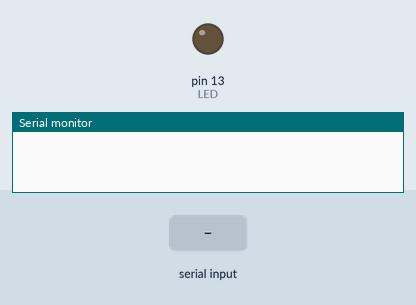
Recording of a sketch running on a simulated Arduino Uno, built with avr-gcc and run on an emulated ATmega328P. Shown: output pins drawn as LEDs (lit = HIGH), the last lines printed to the serial monitor. The test bench sets the inputs (shaded band).

Above: at 1.2 s.
1.3 s: "on\n" received over Serial
At 2.5 s:
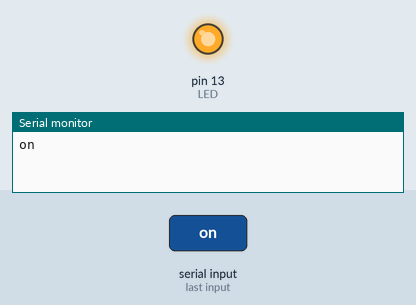
2.8 s: "off\n" received over Serial
At 3.9 s:
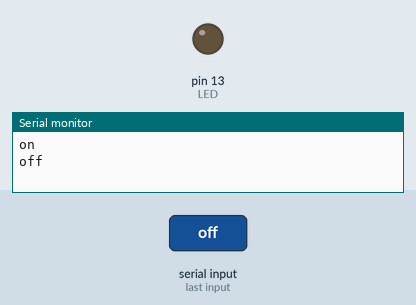
Timing chart, 0 to 5.8 s (numbered marks = the images above; inputs shaded):
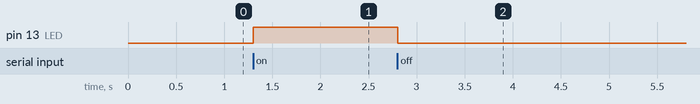

The sketch:

board.ino
```cpp
#define LED 13
void setup() {
  // put your setup code here, to run once:
  Serial.begin(9600);
  pinMode(LED, OUTPUT);
  digitalWrite(LED, 0);

}

void loop() {
  // put your main code here, to run repeatedly:

  while (Serial.available() > 0)  {
    String speed = Serial.readStringUntil('\n');
    // Serial.print("");
    Serial.println(speed);
    if (speed == "on")  {
        digitalWrite(LED, 1);
    } else if (speed == "off"){
      digitalWrite(LED, 0);
    }
  }

}
```

Measured:
- after the input at 1.3 s, pin 13 (LED): LOW → HIGH at once
- after the input at 2.8 s, pin 13 (LED): HIGH → LOW at once
